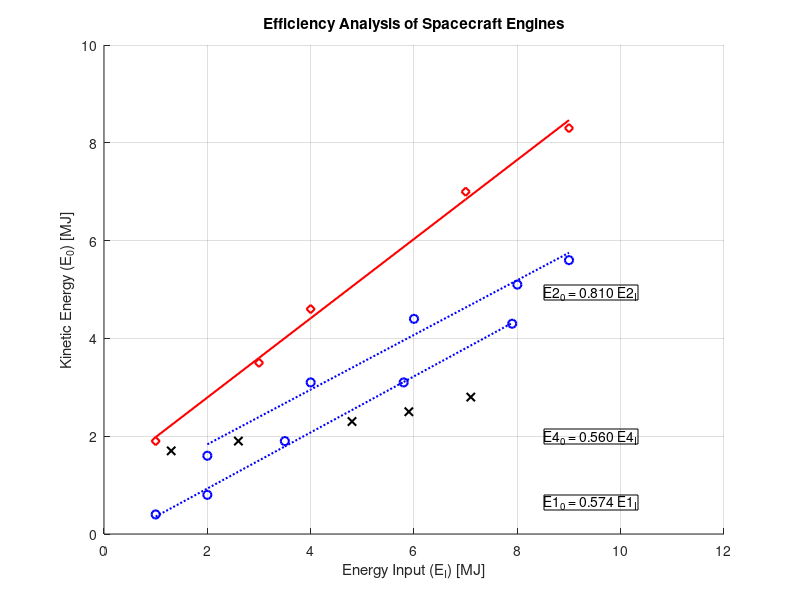

This figure's MATLAB source:
clc,clear,close all
%
% load('Spacecraft.mat')
D = [
1.0000, 2.0000, 3.5000, 5.8000, 7.9000;
0.4000, 0.8000, 1.9000, 3.1000, 4.3000;
1.0000, 3.0000, 4.0000, 7.0000, 9.0000;
1.9000, 3.5000, 4.6000, 7.0000, 8.3000;
1.3000, 2.6000, 4.8000, 5.9000, 7.1000;
1.7000, 1.9000, 2.3000, 2.5000, 2.8000;
2.0000, 4.0000, 6.0000, 8.0000, 9.0000;
1.6000, 3.1000, 4.4000, 5.1000, 5.6000
];
% get number of datasets N
[rows,~] = size(D);
N = rows/2;
%
% extract X = EI and Y = EO
X = D(1:2:end,:); % odd rows -> E1
Y = D(2:2:end,:); % even rows -> E0
%
% set default figure properties
figure,hold on, grid on,xlim([0 12]),ylim([0 10])
title('Efficiency Analysis of Spacecraft Engines')
xlabel('Energy Input (E_I) [MJ]')
ylabel('Kinetic Energy (E_0) [MJ]')
%
% compute for each dataset
for i=1:N
%
% current dataset (pair)
x = X(i,:);
y = Y(i,:);
%
lineFit = polyfit(x,y,1); % get m and c from y = mx + c
grad = lineFit(1); % extract m
%
% compute line of the best fit (yfit)
[fitInfo,~,mu] = polyfit(x,y,1);
yfit = polyval(fitInfo,x,[],mu);
%
% format equation E0 = m E1 for display
eqn = sprintf('E%d_0 = %.3f E%d_I',i,grad,i);
%
% conditional plotting
if grad >= 0.8
plot(x,y,'d r','linewidth',1.5) % data
plot(x,yfit,'- r','linewidth',1.5) % fitted line
dim = [.68 (max(x)-4)/10 .5 .4]; % position varies with x values
annotation('textbox',dim,'String',eqn,'FitBoxToText','on');
elseif grad>=0.5 && grad<0.8
plot(x,y,'o b','linewidth',1.5) % data
plot(x,yfit,': b','linewidth',1.5) % fitted line
dim = [.68 (max(x)-6.4)/10 .5 .4]; % position varies with x values
annotation('textbox',dim,'String',eqn,'FitBoxToText','on');
elseif grad<0.5
plot(x,y,'x k','linewidth',1.5)
end
% strore the gradient values in a column matrix for viewing in case
gradient(i,1) = grad;
end
